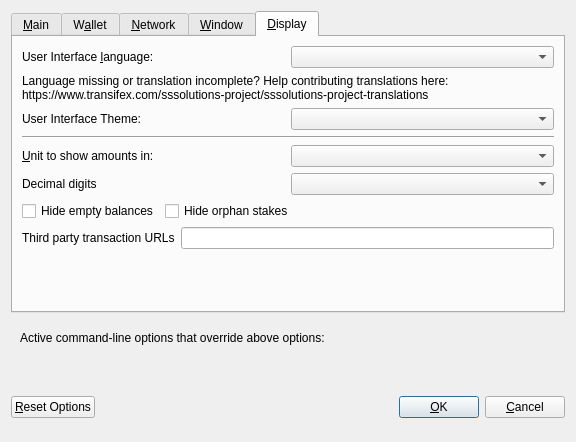
<?xml version="1.0" encoding="UTF-8"?>
<ui version="4.0">
 <class>OptionsDialog</class>
 <widget class="QDialog" name="OptionsDialog">
  <property name="geometry">
   <rect>
    <x>0</x>
    <y>0</y>
    <width>576</width>
    <height>442</height>
   </rect>
  </property>
  <property name="windowTitle">
   <string>Options</string>
  </property>
  <property name="modal">
   <bool>true</bool>
  </property>
  <layout class="QVBoxLayout" name="verticalLayout">
   <item>
    <widget class="QTabWidget" name="tabWidget">
     <property name="currentIndex">
      <number>4</number>
     </property>
     <widget class="QWidget" name="tabMain">
      <attribute name="title">
       <string>&amp;Main</string>
      </attribute>
      <layout class="QVBoxLayout" name="verticalLayout_Main">
       <item>
        <widget class="QCheckBox" name="bitcoinAtStartup">
         <property name="toolTip">
          <string>Automatically start SSSolutions after logging in to the system.</string>
         </property>
         <property name="text">
          <string>&amp;Start SSSolutions on system login</string>
         </property>
        </widget>
       </item>
       <item>
        <layout class="QHBoxLayout" name="horizontalLayout_2_Main">
         <item>
          <widget class="QLabel" name="databaseCacheLabel">
           <property name="text">
            <string>Size of &amp;database cache</string>
           </property>
           <property name="textFormat">
            <enum>Qt::PlainText</enum>
           </property>
           <property name="buddy">
            <cstring>databaseCache</cstring>
           </property>
          </widget>
         </item>
         <item>
          <widget class="QSpinBox" name="databaseCache"/>
         </item>
         <item>
          <widget class="QLabel" name="databaseCacheUnitLabel">
           <property name="text">
            <string>MB</string>
           </property>
           <property name="textFormat">
            <enum>Qt::PlainText</enum>
           </property>
          </widget>
         </item>
         <item>
          <spacer name="horizontalSpacer_2_Main">
           <property name="orientation">
            <enum>Qt::Horizontal</enum>
           </property>
           <property name="sizeHint" stdset="0">
            <size>
             <width>40</width>
             <height>20</height>
            </size>
           </property>
          </spacer>
         </item>
        </layout>
       </item>
       <item>
        <layout class="QHBoxLayout" name="horizontalLayout_3_Main">
         <item>
          <widget class="QLabel" name="threadsScriptVerifLabel">
           <property name="text">
            <string>Number of script &amp;verification threads</string>
           </property>
           <property name="textFormat">
            <enum>Qt::PlainText</enum>
           </property>
           <property name="buddy">
            <cstring>threadsScriptVerif</cstring>
           </property>
          </widget>
         </item>
         <item>
          <widget class="QSpinBox" name="threadsScriptVerif">
           <property name="toolTip">
            <string>(0 = auto, &lt;0 = leave that many cores free)</string>
           </property>
          </widget>
         </item>
         <item>
          <spacer name="horizontalSpacer_3_Main">
           <property name="orientation">
            <enum>Qt::Horizontal</enum>
           </property>
           <property name="sizeHint" stdset="0">
            <size>
             <width>40</width>
             <height>20</height>
            </size>
           </property>
          </spacer>
         </item>
        </layout>
       </item>
       <item>
        <spacer name="verticalSpacer_2">
         <property name="orientation">
          <enum>Qt::Vertical</enum>
         </property>
         <property name="sizeHint" stdset="0">
          <size>
           <width>20</width>
           <height>40</height>
          </size>
         </property>
        </spacer>
       </item>
       <item>
        <layout class="QHBoxLayout" name="horiz-autominting-layout">
         <item>
          <widget class="QCheckBox" name="checkBoxZeromintEnable">
           <property name="toolTip">
            <string>Enable automatic minting of SSS units to zSSS</string>
           </property>
           <property name="layoutDirection">
            <enum>Qt::LeftToRight</enum>
           </property>
           <property name="text">
            <string>Enable zsss Automint</string>
           </property>
          </widget>
         </item>
         <item>
          <widget class="QCheckBox" name="checkBoxZeromintAddresses">
           <property name="toolTip">
            <string>Enable automatic zSSS minting from specific addresses</string>
           </property>
           <property name="layoutDirection">
            <enum>Qt::LeftToRight</enum>
           </property>
           <property name="text">
            <string>Enable Automint Addresses</string>
           </property>
          </widget>
         </item>
        </layout>
       </item>
       <item>
        <layout class="QHBoxLayout" name="horizontalLayout_3">
         <item>
          <widget class="QLabel" name="percentage_label">
           <property name="toolTip">
            <string>Percentage of incoming SSS which get automatically converted to zSSS via Zerocoin Protocol (min: 10%)</string>
           </property>
           <property name="text">
            <string>Percentage of autominted zSSS</string>
           </property>
          </widget>
         </item>
         <item>
          <widget class="QSpinBox" name="zeromintPercentage">
           <property name="minimum">
            <number>1</number>
           </property>
           <property name="maximum">
            <number>100</number>
           </property>
          </widget>
         </item>
        </layout>
       </item>
       <item>
        <layout class="QHBoxLayout" name="horizontalLayout" stretch="0,0">
         <property name="sizeConstraint">
          <enum>QLayout::SetFixedSize</enum>
         </property>
         <item>
          <widget class="QLabel" name="labelPreferredDenom">
           <property name="maximumSize">
            <size>
             <width>16777215</width>
             <height>16777215</height>
            </size>
           </property>
           <property name="toolTip">
            <string>Wait with automatic conversion to Zerocoin until enough SSS for this denomination is available</string>
           </property>
           <property name="text">
            <string>Preferred Automint zSSS Denomination</string>
           </property>
          </widget>
         </item>
         <item>
          <widget class="QComboBox" name="preferredDenom">
           <property name="maximumSize">
            <size>
             <width>16777215</width>
             <height>27</height>
            </size>
           </property>
           <property name="toolTip">
            <string>Wait with automatic conversion to Zerocoin until enough SSS for this denomination is available</string>
           </property>
           <property name="maxVisibleItems">
            <number>9</number>
           </property>
           <property name="maxCount">
            <number>9</number>
           </property>
          </widget>
         </item>
        </layout>
       </item>
      </layout>
     </widget>
     <widget class="QWidget" name="tabWallet">
      <attribute name="title">
       <string>W&amp;allet</string>
      </attribute>
      <layout class="QVBoxLayout" name="verticalLayout_Wallet">
       <item>
        <layout class="QHBoxLayout" name="horizontalLayout_2_Wallet">
         <item>
          <widget class="QLabel" name="labelStakeSplitThresholdText">
           <property name="text">
            <string>Stake split threshold:</string>
           </property>
          </widget>
         </item>
         <item>
          <widget class="QSpinBox" name="spinBoxStakeSplitThreshold">
           <property name="minimum">
            <number>1</number>
           </property>
           <property name="maximum">
            <number>999999</number>
           </property>
          </widget>
         </item>
        </layout>
       </item>
       <item>
        <widget class="QGroupBox" name="groupBox">
         <property name="title">
          <string>Expert</string>
         </property>
         <layout class="QVBoxLayout" name="verticalLayout_2">
          <item>
           <widget class="QCheckBox" name="coinControlFeatures">
            <property name="toolTip">
             <string>Whether to show coin control features or not.</string>
            </property>
            <property name="text">
             <string>Enable coin &amp;control features</string>
            </property>
           </widget>
          </item>
          <item>
           <widget class="QCheckBox" name="showMasternodesTab">
            <property name="toolTip">
             <string>Show additional tab listing all your Dogenodes in first sub-tab&lt;br/&gt;and all masternodes on the network in second sub-tab.</string>
            </property>
            <property name="text">
             <string>Show Masternodes Tab</string>
            </property>
           </widget>
          </item>
          <item>
           <widget class="QCheckBox" name="spendZeroConfChange">
            <property name="toolTip">
             <string>If you disable the spending of unconfirmed change, the change from a transaction&lt;br/&gt;cannot be used until that transaction has at least one confirmation.&lt;br/&gt;This also affects how your balance is computed.</string>
            </property>
            <property name="text">
             <string>&amp;Spend unconfirmed change</string>
            </property>
           </widget>
          </item>
         </layout>
        </widget>
       </item>
       <item>
        <spacer name="verticalSpacer_Wallet">
         <property name="orientation">
          <enum>Qt::Vertical</enum>
         </property>
         <property name="sizeHint" stdset="0">
          <size>
           <width>20</width>
           <height>40</height>
          </size>
         </property>
        </spacer>
       </item>
      </layout>
     </widget>
     <widget class="QWidget" name="tabNetwork">
      <attribute name="title">
       <string>&amp;Network</string>
      </attribute>
      <layout class="QVBoxLayout" name="verticalLayout_Network">
       <item>
        <widget class="QCheckBox" name="mapPortUpnp">
         <property name="toolTip">
          <string>Automatically open the SSSolutions client port on the router. This only works when your router supports UPnP and it is enabled.</string>
         </property>
         <property name="text">
          <string>Map port using &amp;UPnP</string>
         </property>
        </widget>
       </item>
       <item>
        <widget class="QCheckBox" name="allowIncoming">
         <property name="toolTip">
          <string>Accept connections from outside</string>
         </property>
         <property name="text">
          <string>Allow incoming connections</string>
         </property>
        </widget>
       </item>
       <item>
        <widget class="QCheckBox" name="connectSocks">
         <property name="toolTip">
          <string>Connect to the SSSolutions network through a SOCKS5 proxy.</string>
         </property>
         <property name="text">
          <string>&amp;Connect through SOCKS5 proxy (default proxy):</string>
         </property>
        </widget>
       </item>
       <item>
        <layout class="QHBoxLayout" name="horizontalLayout_1_Network">
         <item>
          <widget class="QLabel" name="proxyIpLabel">
           <property name="text">
            <string>Proxy &amp;IP:</string>
           </property>
           <property name="textFormat">
            <enum>Qt::PlainText</enum>
           </property>
           <property name="buddy">
            <cstring>proxyIp</cstring>
           </property>
          </widget>
         </item>
         <item>
          <widget class="QValidatedLineEdit" name="proxyIp">
           <property name="minimumSize">
            <size>
             <width>140</width>
             <height>0</height>
            </size>
           </property>
           <property name="maximumSize">
            <size>
             <width>140</width>
             <height>16777215</height>
            </size>
           </property>
           <property name="toolTip">
            <string>IP address of the proxy (e.g. IPv4: 127.0.0.1 / IPv6: ::1)</string>
           </property>
          </widget>
         </item>
         <item>
          <widget class="QLabel" name="proxyPortLabel">
           <property name="text">
            <string>&amp;Port:</string>
           </property>
           <property name="textFormat">
            <enum>Qt::PlainText</enum>
           </property>
           <property name="buddy">
            <cstring>proxyPort</cstring>
           </property>
          </widget>
         </item>
         <item>
          <widget class="QLineEdit" name="proxyPort">
           <property name="minimumSize">
            <size>
             <width>55</width>
             <height>0</height>
            </size>
           </property>
           <property name="maximumSize">
            <size>
             <width>55</width>
             <height>16777215</height>
            </size>
           </property>
           <property name="toolTip">
            <string>Port of the proxy (e.g. 9050)</string>
           </property>
          </widget>
         </item>
         <item>
          <spacer name="horizontalSpacer_1_Network">
           <property name="orientation">
            <enum>Qt::Horizontal</enum>
           </property>
           <property name="sizeHint" stdset="0">
            <size>
             <width>40</width>
             <height>20</height>
            </size>
           </property>
          </spacer>
         </item>
        </layout>
       </item>
       <item>
        <spacer name="verticalSpacer_Network">
         <property name="orientation">
          <enum>Qt::Vertical</enum>
         </property>
         <property name="sizeHint" stdset="0">
          <size>
           <width>20</width>
           <height>40</height>
          </size>
         </property>
        </spacer>
       </item>
      </layout>
     </widget>
     <widget class="QWidget" name="tabWindow">
      <attribute name="title">
       <string>&amp;Window</string>
      </attribute>
      <layout class="QVBoxLayout" name="verticalLayout_Window">
       <item>
        <widget class="QCheckBox" name="minimizeToTray">
         <property name="toolTip">
          <string>Show only a tray icon after minimizing the window.</string>
         </property>
         <property name="text">
          <string>&amp;Minimize to the tray instead of the taskbar</string>
         </property>
        </widget>
       </item>
       <item>
        <widget class="QCheckBox" name="minimizeOnClose">
         <property name="toolTip">
          <string>Minimize instead of exit the application when the window is closed. When this option is enabled, the application will be closed only after selecting Quit in the menu.</string>
         </property>
         <property name="text">
          <string>M&amp;inimize on close</string>
         </property>
        </widget>
       </item>
       <item>
        <spacer name="verticalSpacer_Window">
         <property name="orientation">
          <enum>Qt::Vertical</enum>
         </property>
         <property name="sizeHint" stdset="0">
          <size>
           <width>20</width>
           <height>40</height>
          </size>
         </property>
        </spacer>
       </item>
      </layout>
     </widget>
     <widget class="QWidget" name="tabDisplay">
      <attribute name="title">
       <string>&amp;Display</string>
      </attribute>
      <layout class="QVBoxLayout" name="verticalLayout_Display">
       <item>
        <layout class="QHBoxLayout" name="horizontalLayout_1_Display">
         <item>
          <widget class="QLabel" name="langLabel">
           <property name="text">
            <string>User Interface &amp;language:</string>
           </property>
           <property name="textFormat">
            <enum>Qt::PlainText</enum>
           </property>
           <property name="buddy">
            <cstring>lang</cstring>
           </property>
          </widget>
         </item>
         <item>
          <widget class="QValueComboBox" name="lang">
           <property name="toolTip">
            <string>The user interface language can be set here. This setting will take effect after restarting sssolutions.</string>
           </property>
          </widget>
         </item>
        </layout>
       </item>
       <item>
        <widget class="QLabel" name="label_3">
         <property name="toolTip">
          <string notr="true"/>
         </property>
         <property name="statusTip">
          <string notr="true"/>
         </property>
         <property name="whatsThis">
          <string notr="true"/>
         </property>
         <property name="accessibleName">
          <string notr="true"/>
         </property>
         <property name="text">
          <string>Language missing or translation incomplete? Help contributing translations here:
https://www.transifex.com/sssolutions-project/sssolutions-project-translations</string>
         </property>
         <property name="wordWrap">
          <bool>true</bool>
         </property>
         <property name="openExternalLinks">
          <bool>true</bool>
         </property>
         <property name="textInteractionFlags">
          <set>Qt::TextBrowserInteraction</set>
         </property>
        </widget>
       </item>
       <item>
        <layout class="QHBoxLayout" name="horizontalLayout_2_Display" stretch="0,0">
         <item>
          <widget class="QLabel" name="themeLabel">
           <property name="text">
            <string>User Interface Theme:</string>
           </property>
          </widget>
         </item>
         <item>
          <widget class="QValueComboBox" name="theme"/>
         </item>
        </layout>
       </item>
       <item>
        <widget class="Line" name="line">
         <property name="orientation">
          <enum>Qt::Horizontal</enum>
         </property>
        </widget>
       </item>
       <item>
        <layout class="QHBoxLayout" name="horizontalLayout_3_Display">
         <item>
          <widget class="QLabel" name="unitLabel">
           <property name="text">
            <string>&amp;Unit to show amounts in:</string>
           </property>
           <property name="textFormat">
            <enum>Qt::PlainText</enum>
           </property>
           <property name="buddy">
            <cstring>unit</cstring>
           </property>
          </widget>
         </item>
         <item>
          <widget class="QValueComboBox" name="unit">
           <property name="toolTip">
            <string>Choose the default subdivision unit to show in the interface and when sending coins.</string>
           </property>
          </widget>
         </item>
        </layout>
       </item>
       <item>
        <layout class="QHBoxLayout" name="horizontalLayout_4_Display">
         <item>
          <widget class="QLabel" name="digitsLabel">
           <property name="text">
            <string>Decimal digits</string>
           </property>
          </widget>
         </item>
         <item>
          <widget class="QValueComboBox" name="digits"/>
         </item>
        </layout>
       </item>
       <item>
        <layout class="QHBoxLayout" name="horizontalLayout_5_Display">
         <item>
          <widget class="QCheckBox" name="checkBoxHideZeroBalances">
           <property name="toolTip">
            <string>Hide empty balances</string>
           </property>
           <property name="layoutDirection">
            <enum>Qt::LeftToRight</enum>
           </property>
           <property name="text">
            <string>Hide empty balances</string>
           </property>
          </widget>
         </item>
         <item>
          <widget class="QCheckBox" name="checkBoxHideOrphans">
           <property name="toolTip">
            <string>Hide orphan stakes in transaction lists</string>
           </property>
           <property name="text">
            <string>Hide orphan stakes</string>
           </property>
          </widget>
         </item>
         <item>
          <spacer name="horizontalSpacer">
           <property name="orientation">
            <enum>Qt::Horizontal</enum>
           </property>
           <property name="sizeHint" stdset="0">
            <size>
             <width>40</width>
             <height>20</height>
            </size>
           </property>
          </spacer>
         </item>
        </layout>
       </item>
       <item>
        <layout class="QHBoxLayout" name="horizontalLayout_6_Display">
         <item>
          <widget class="QLabel" name="thirdPartyTxUrlsLabel">
           <property name="toolTip">
            <string>Third party URLs (e.g. a block explorer) that appear in the transactions tab as context menu items. %s in the URL is replaced by transaction hash. Multiple URLs are separated by vertical bar |.</string>
           </property>
           <property name="text">
            <string>Third party transaction URLs</string>
           </property>
           <property name="buddy">
            <cstring>thirdPartyTxUrls</cstring>
           </property>
          </widget>
         </item>
         <item>
          <widget class="QLineEdit" name="thirdPartyTxUrls">
           <property name="toolTip">
            <string>Third party URLs (e.g. a block explorer) that appear in the transactions tab as context menu items. %s in the URL is replaced by transaction hash. Multiple URLs are separated by vertical bar |.</string>
           </property>
          </widget>
         </item>
        </layout>
       </item>
       <item>
        <spacer name="verticalSpacer">
         <property name="orientation">
          <enum>Qt::Vertical</enum>
         </property>
         <property name="sizeHint" stdset="0">
          <size>
           <width>20</width>
           <height>40</height>
          </size>
         </property>
        </spacer>
       </item>
      </layout>
     </widget>
    </widget>
   </item>
   <item>
    <widget class="QFrame" name="frame">
     <layout class="QVBoxLayout" name="verticalLayout_Bottom">
      <item>
       <layout class="QHBoxLayout" name="horizontalLayout_Bottom">
        <item>
         <widget class="QLabel" name="overriddenByCommandLineInfoLabel">
          <property name="text">
           <string>Active command-line options that override above options:</string>
          </property>
          <property name="textFormat">
           <enum>Qt::PlainText</enum>
          </property>
         </widget>
        </item>
        <item>
         <spacer name="horizontalSpacer_Bottom">
          <property name="orientation">
           <enum>Qt::Horizontal</enum>
          </property>
          <property name="sizeHint" stdset="0">
           <size>
            <width>40</width>
            <height>20</height>
           </size>
          </property>
         </spacer>
        </item>
       </layout>
      </item>
      <item>
       <widget class="QLabel" name="overriddenByCommandLineLabel">
        <property name="text">
         <string/>
        </property>
        <property name="textFormat">
         <enum>Qt::PlainText</enum>
        </property>
        <property name="wordWrap">
         <bool>true</bool>
        </property>
       </widget>
      </item>
     </layout>
    </widget>
   </item>
   <item>
    <layout class="QHBoxLayout" name="horizontalLayout_Buttons">
     <item>
      <widget class="QPushButton" name="resetButton">
       <property name="toolTip">
        <string>Reset all client options to default.</string>
       </property>
       <property name="text">
        <string>&amp;Reset Options</string>
       </property>
       <property name="autoDefault">
        <bool>false</bool>
       </property>
      </widget>
     </item>
     <item>
      <spacer name="horizontalSpacer_1">
       <property name="orientation">
        <enum>Qt::Horizontal</enum>
       </property>
       <property name="sizeHint" stdset="0">
        <size>
         <width>40</width>
         <height>48</height>
        </size>
       </property>
      </spacer>
     </item>
     <item>
      <widget class="QLabel" name="statusLabel">
       <property name="minimumSize">
        <size>
         <width>200</width>
         <height>0</height>
        </size>
       </property>
       <property name="font">
        <font>
         <weight>75</weight>
         <bold>true</bold>
        </font>
       </property>
       <property name="text">
        <string/>
       </property>
       <property name="textFormat">
        <enum>Qt::PlainText</enum>
       </property>
       <property name="wordWrap">
        <bool>true</bool>
       </property>
      </widget>
     </item>
     <item>
      <spacer name="horizontalSpacer_2">
       <property name="orientation">
        <enum>Qt::Horizontal</enum>
       </property>
       <property name="sizeHint" stdset="0">
        <size>
         <width>40</width>
         <height>48</height>
        </size>
       </property>
      </spacer>
     </item>
     <item>
      <widget class="QPushButton" name="okButton">
       <property name="text">
        <string>&amp;OK</string>
       </property>
       <property name="autoDefault">
        <bool>false</bool>
       </property>
       <property name="default">
        <bool>true</bool>
       </property>
      </widget>
     </item>
     <item>
      <widget class="QPushButton" name="cancelButton">
       <property name="text">
        <string>&amp;Cancel</string>
       </property>
       <property name="autoDefault">
        <bool>false</bool>
       </property>
      </widget>
     </item>
    </layout>
   </item>
  </layout>
 </widget>
 <customwidgets>
  <customwidget>
   <class>QValidatedLineEdit</class>
   <extends>QLineEdit</extends>
   <header>qvalidatedlineedit.h</header>
  </customwidget>
  <customwidget>
   <class>QValueComboBox</class>
   <extends>QComboBox</extends>
   <header>qvaluecombobox.h</header>
  </customwidget>
 </customwidgets>
 <resources/>
 <connections/>
</ui>
